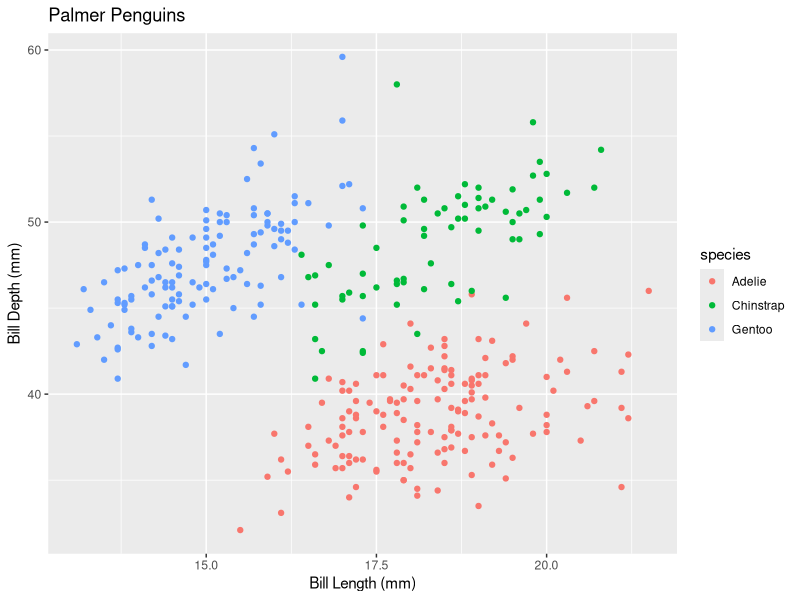
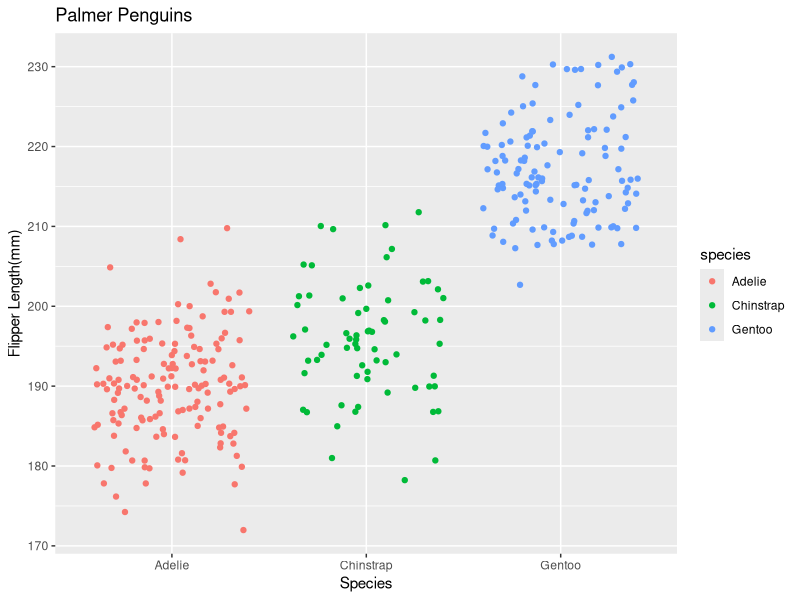

Here is the R script that generated these plots, in order:
## ---- chunk 1
knitr::opts_chunk$set(echo = TRUE)
library(tidyverse)
library(palmerpenguins)
## ---- chunk 2
f_x <- expression(x ^ 2 )
P_a <- expression(2 *(3 * a + 2) ^ 4 - 5)
g_t <- expression(-4 * t * (t ^ 2 + 1) ^ 3)

df_dx <- D(f_x, "x")
dP_da <- D(P_a, 'a')
dg_dt <- D(g_t, "t")
## ---- chunk 3
ggplot(data = penguins, aes(x = bill_depth_mm, y = bill_length_mm)) + 
         geom_point(aes(color = species)) +
                      labs(x = "Bill Length (mm)",
                           y = "Bill Depth (mm)",
                           title = "Palmer Penguins")
                    
                    
## ---- chunk 4
ggplot(data = penguins, aes(x = species, y = flipper_length_mm)) + 
         geom_jitter(aes(color = species)) +
                      labs(x = "Species",
                           y = "Flipper Length(mm)",
                           title = "Palmer Penguins")
